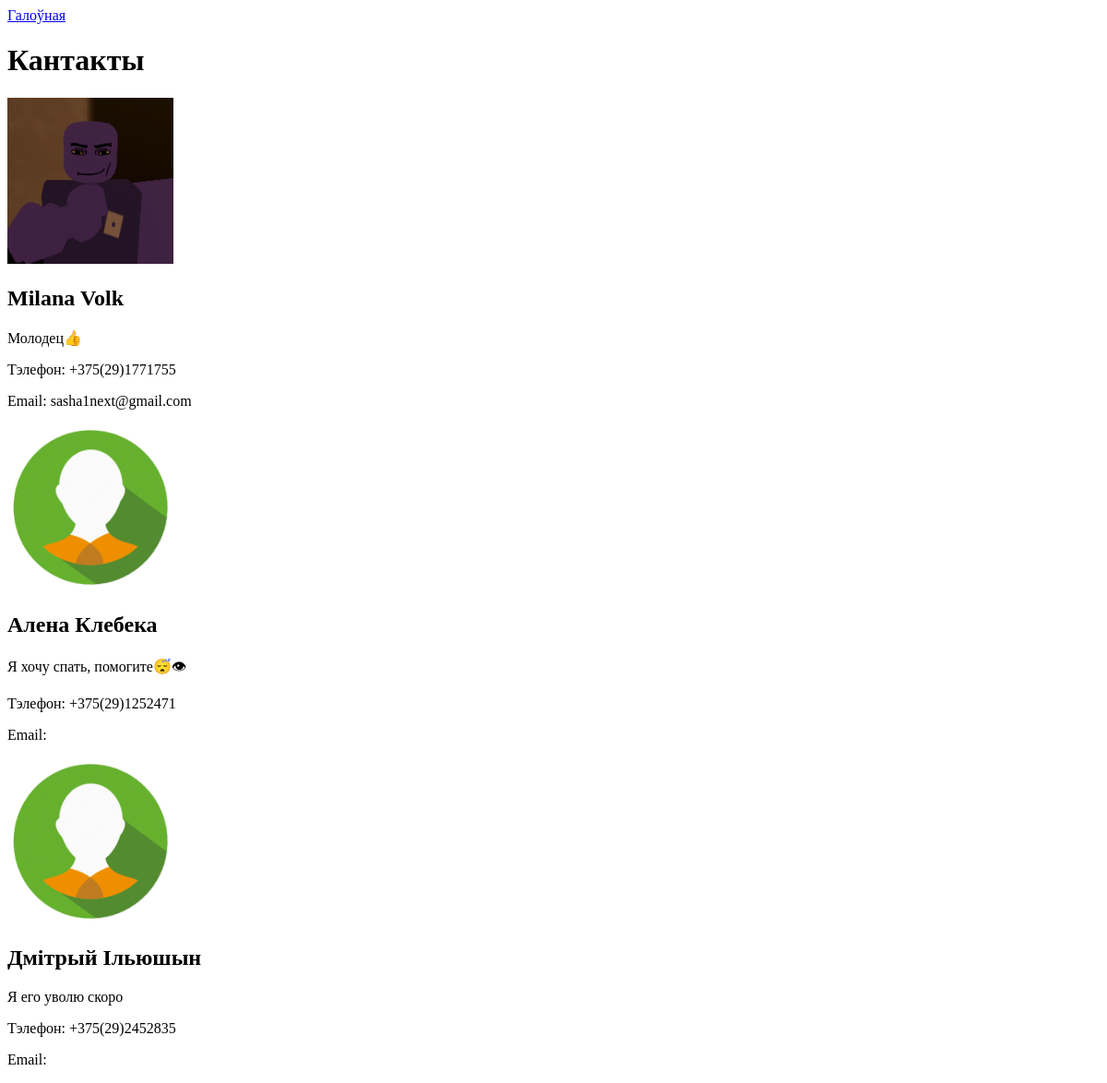
The page /contacts/ on the database as committed earlier.
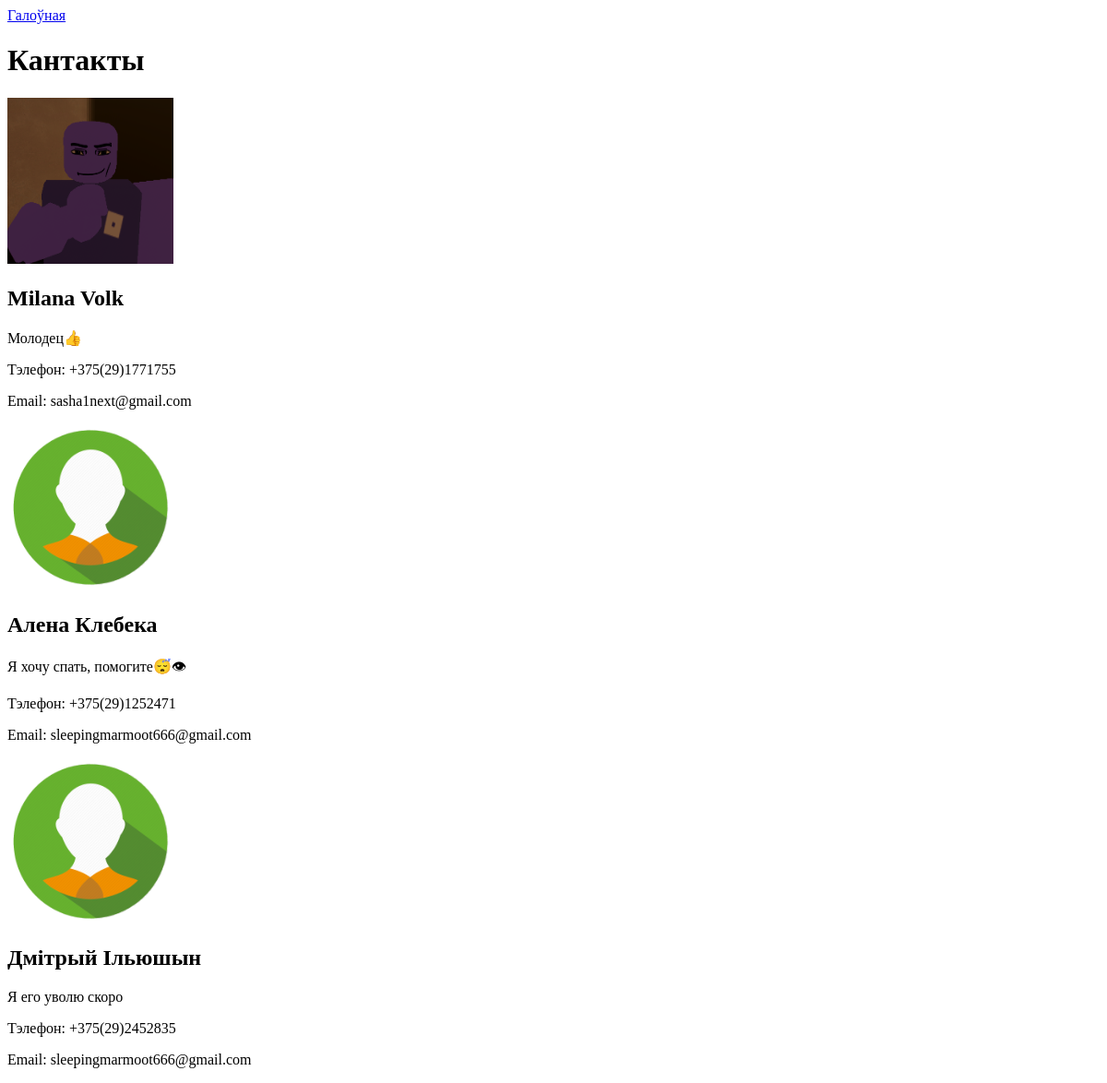
The same page on the database as committed later.
### pharmacy/models.py (models this page shows, shortened)
class Contact(models.Model):
    description = models.TextField()
    user = models.OneToOneField(User, on_delete=models.CASCADE)
    photo = models.ImageField(upload_to='images/')

class User(AbstractUser):
    status = (
        ("client","client"),
        ("staff","staff")
    )
    def validate_phone(value):
        phone_pattern = re.compile(r'\+375\((29|33|44|25)\)\d{7}')
        if not re.fullmatch(phone_pattern, str(value)):
            raise django.forms.ValidationError("Няправільны фармат нумара тэлефона. Правільны фармат: +375(XX)XXXXXXX.")
    def validate_age(value):
        if value < 18 or value > 100:
            raise django.forms.ValidationError("Толькі для асоб старэйшых за 18 гадоў.")
    status = models.CharField(choices=status, default="client", max_length=6)
    age = models.PositiveSmallIntegerField(validators=[validate_age])
    phone = models.CharField(max_length=15, validators=[validate_phone])
    address = models.CharField(max_length=255)
    timezone = get_localzone_name()
    groups = None
    user_permissions = None

### pharmacy/views.py (the view)
# urls.py: path('contacts/', views.contacts, name='contacts'),
def contacts(request):
    contacts = Contact.objects.all()
    is_super = request.user.is_superuser
    return render(request, 'contacts.html', {'contacts': contacts, 'is_super': is_super})

### pharmacy/templates/contacts.html (shortened to what this page needs)
<!DOCTYPE html>
<html lang="en">
<head>
</head>
<body>
    <a href="{% url 'home' %}">Галоўная</a>
    <h1>Кантакты</h1>
    {% for contact in contacts %}
        <div>
            <img src="{{ contact.photo.url }}" height="180" width="180">
            <h2>{{ contact.user.first_name }} {{ contact.user.last_name}}</h2>
            <p>{{ contact.description }}</p>
            <p>Тэлефон: {{ contact.user.phone }}</p>
            <p>Email: {{ contact.user.email }}</p>
        </div>
    {% endfor %}
</body>
</html>

Rows that differ between the two databases and show on the page:
changed through a linked row, Contact "Я хочу спать, помогите😴👁": user.email (not shown) → "sleepingmarmoot666@gmail.com"
changed through a linked row, Contact "Я его уволю скоро": user.email (not shown) → "sleepingmarmoot666@gmail.com"
